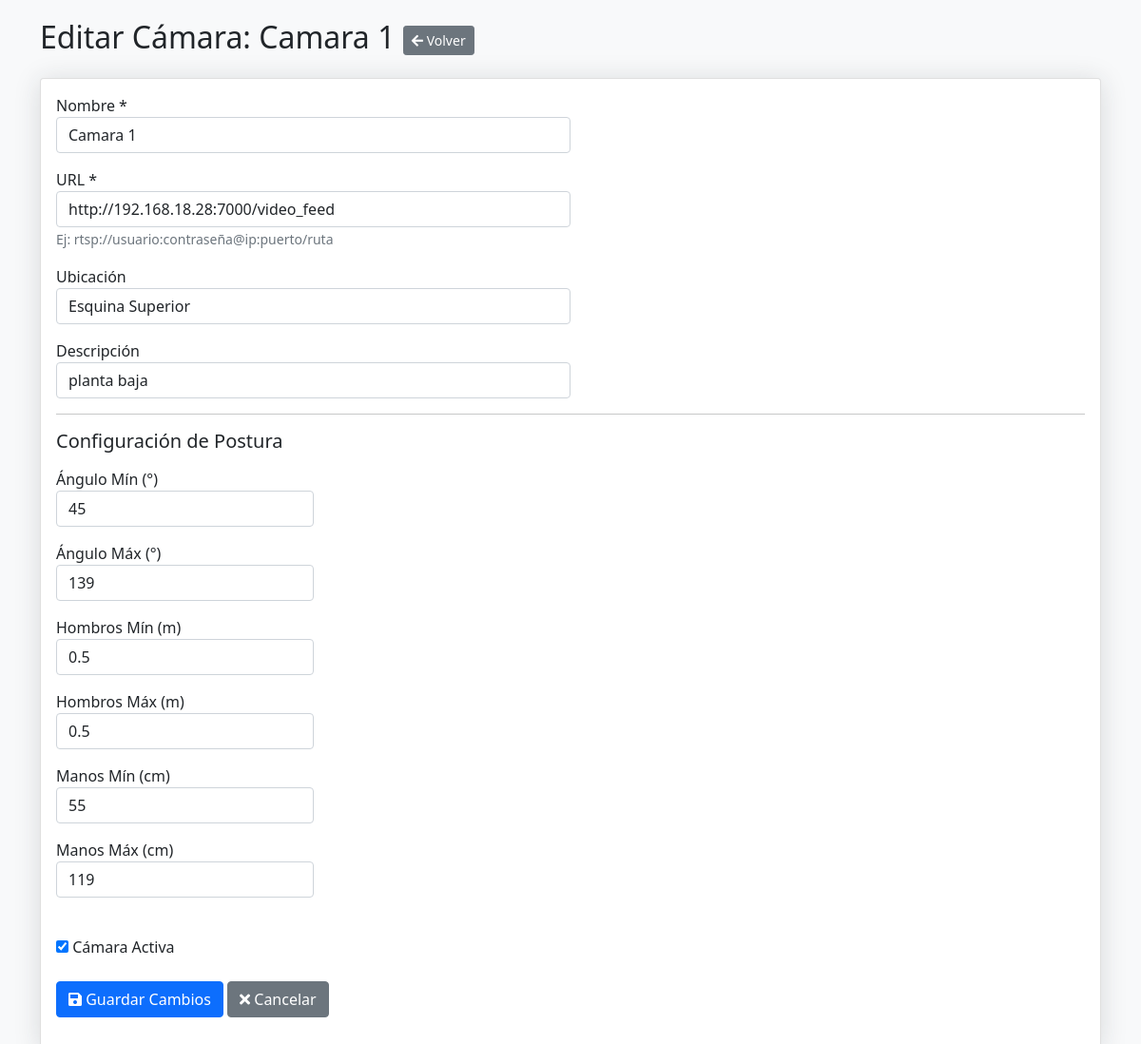
Page /camaras/edit/1 on the earlier database version.
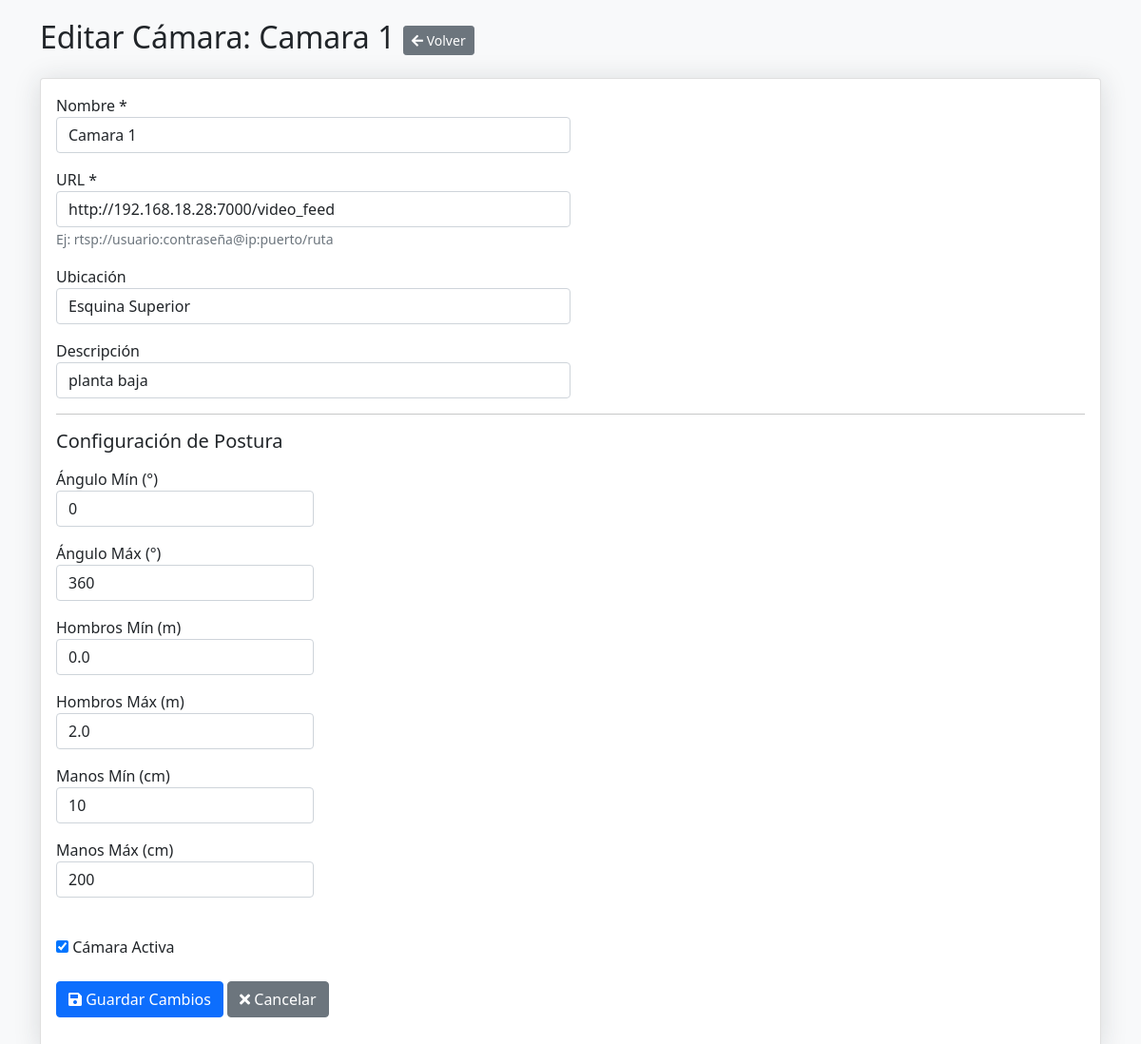
Same page on the later database version.
### tables this page shows
CREATE TABLE camaras (
                id INTEGER PRIMARY KEY AUTOINCREMENT,
                nombre TEXT NOT NULL,
                url TEXT UNIQUE NOT NULL,
                descripcion TEXT,
                angulo_min INTEGER NOT NULL DEFAULT 45,  -- Ángulo mínimo en grados
                angulo_max INTEGER NOT NULL DEFAULT 135, -- Ángulo máximo en grados
                hombros_min REAL NOT NULL DEFAULT 0.5,    -- Distancia mínima entre hombros
                hombros_max REAL NOT NULL DEFAULT 1.5,   -- Distancia máxima entre hombros
                manos_min INTEGER NOT NULL DEFAULT 30,   -- Distancia mínima de manos
                manos_max INTEGER NOT NULL DEFAULT 150,   -- Distancia máxima de manos
                ubicacion TEXT,
                activa BOOLEAN DEFAULT 1,
                fecha_instalacion TIMESTAMP DEFAULT CURRENT_TIMESTAMP,
                FOREIGN KEY (id) REFERENCES notificaciones(id_camara)
            );

### routes/camaras.py (the view, shortened to what this page needs)
    @app.route('/camaras/edit/<int:id>', methods=['GET', 'POST'])
    def camaras_edit(id):
        try:
            conn = get_db_connection()
            camara = conn.execute('SELECT * FROM camaras WHERE id = ?', (id,)).fetchone()
            if camara is None:
                conn.close()
                abort(404)
            conn.close()
            return render_template('camaras/edit.html', camara=camara)
        except Exception as e:
            app.logger.error(f"Error al editar cámara {id}: {str(e)}")
            flash('Error al editar la cámara', 'error')
            if 'conn' in locals():
                conn.rollback()
                conn.close()
            return redirect(url_for('camaras_index'))

### database.py (called while the page is built)
def get_db_connection():
    conn = sqlite3.connect('monitoring.db')
    conn.row_factory = sqlite3.Row
    return conn

### templates/camaras/edit.html (shortened to what the changed rows need)
<!DOCTYPE html>
<html lang="es">
<head>
    <link href="https://cdn.jsdelivr.net/npm/bootstrap@5.1.3/dist/css/bootstrap.min.css" rel="stylesheet">
    <link href="https://cdnjs.cloudflare.com/ajax/libs/font-awesome/5.15.4/css/all.min.css" rel="stylesheet">
</head>
<body>
    <div class="container">
        <h2 class="mb-4">Editar Cámara: {{ camara['nombre'] }} <a href="/camaras" class="btn btn-secondary btn-sm float-right"><i class="fas fa-arrow-left"></i> Volver</a></h2>
        <div class="card">
            <div class="card-body">
                <form method="POST" action="/camaras/edit/{{ camara['id'] }}">
                    <div class="form-row">
                        <div class="form-group col-md-6">
                            <label for="nombre">Nombre *</label>
                            <input type="text" class="form-control" id="nombre" name="nombre" value="{{ camara['nombre'] }}" required>
                        </div>
                        <div class="form-group col-md-6">
                            <label for="url">URL *</label>
                            <input type="url" class="form-control" id="url" name="url" value="{{ camara['url'] }}" required>
                            <small class="form-text text-muted">Ej: rtsp://usuario:contraseña@ip:puerto/ruta</small>
                        </div>
                    </div>
                    <div class="form-row">
                        <div class="form-group col-md-6">
                            <label for="ubicacion">Ubicación</label>
                            <input type="text" class="form-control" id="ubicacion" name="ubicacion" value="{{ camara['ubicacion'] }}">
                        </div>
                        <div class="form-group col-md-6">
                            <label for="descripcion">Descripción</label>
                            <input type="text" class="form-control" id="descripcion" name="descripcion" value="{{ camara['descripcion'] }}">
                        </div>
                    </div>
                    <div class="form-row">
                        <div class="form-group col-md-3">
                            <label for="angulo_min">Ángulo Mín (°)</label>
                            <input type="number" class="form-control" id="angulo_min" name="angulo_min" value="{{ camara['angulo_min'] }}" min="0" max="180">
                        </div>
                        <div class="form-group col-md-3">
                            <label for="angulo_max">Ángulo Máx (°)</label>
                            <input type="number" class="form-control" id="angulo_max" name="angulo_max" value="{{ camara['angulo_max'] }}" min="0" max="180">
                        </div>
                        <div class="form-group col-md-3">
                            <label for="hombros_min">Hombros Mín (m)</label>
                            <input type="number" step="0.1" class="form-control" id="hombros_min" name="hombros_min" value="{{ camara['hombros_min'] }}" min="0.1" max="5">
                        </div>
                        <div class="form-group col-md-3">
                            <label for="hombros_max">Hombros Máx (m)</label>
                            <input type="number" step="0.1" class="form-control" id="hombros_max" name="hombros_max" value="{{ camara['hombros_max'] }}" min="0.1" max="5">
                        </div>
                    </div>
                    <div class="form-row">
                        <div class="form-group col-md-3">
                            <label for="manos_min">Manos Mín (cm)</label>
                            <input type="number" class="form-control" id="manos_min" name="manos_min" value="{{ camara['manos_min'] }}" min="10" max="300">
                        </div>
                        <div class="form-group col-md-3">
                            <label for="manos_max">Manos Máx (cm)</label>
                            <input type="number" class="form-control" id="manos_max" name="manos_max" value="{{ camara['manos_max'] }}" min="10" max="300">
                        </div>
                    </div>
                </form>
            </div>
        </div>
    </div>
</body>
</html>

Differences in the rows shown:
changed camaras "Camara 1": angulo_min "45" → "0"; angulo_max "139" → "360"; hombros_min "0.5" → "0.0"; hombros_max "0.5" → "2.0"; manos_min "55" → "10"; manos_max "119" → "200"
